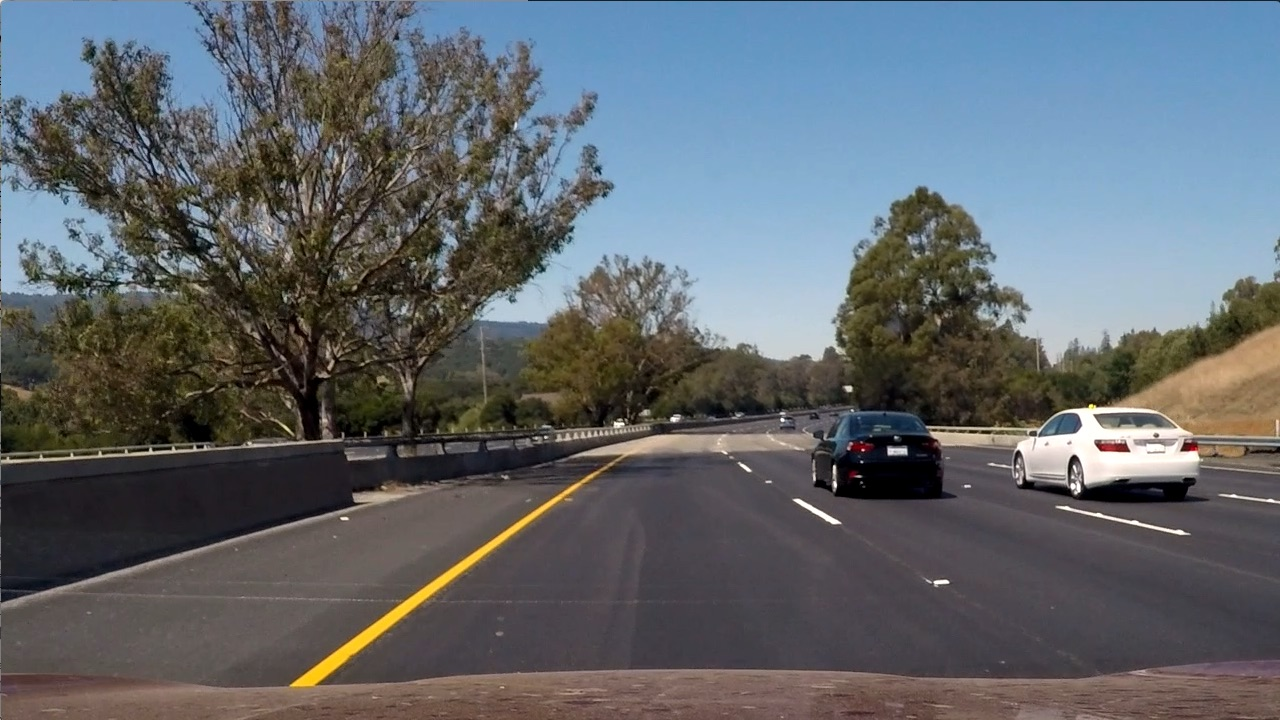
#> input picture computer_vision/gradient_color_spaces/test6.jpg, 1280 x 720 px
$ jupyter execute hls_quiz.ipynb
#> lines starting #> are read from the running program, lines starting #| are printed output that depends on the picture; after the words box and inside, x2 and y2 are one past the last pixel; in counts of white or black regions, pixels touching at a corner belong together
[cell 1]
import cv2
import matplotlib.pyplot as plt
import matplotlib.image as mpimg
import numpy as np

[cell 2]
def hls_threshold(image, thresholds=(0, 255)):
    hls = cv2.cvtColor(image, cv2.COLOR_RGB2HLS)
    S = hls[:, :, 2]
    binary = np.zeros_like(S)
    binary[(S > thresholds[0]) & (S <= thresholds[1])] = 1
    return binary

[cell 3]
thresholds = (90, 255)
image = mpimg.imread("test6.jpg")
#> image is the input picture: shape (720, 1280, 3); mean R, G, B 97, 102.6, 107.9
s_binary = hls_threshold(image, thresholds)
#> in hls_threshold, `hls = cv2.cvtColor(image, cv2.COLOR_RGB2HLS)`: hls: shape (720, 1280, 3); mean of channels 0, 1, 2 76.7, 102.2, 57.5
#> in hls_threshold, `S = hls[:, :, 2]`:
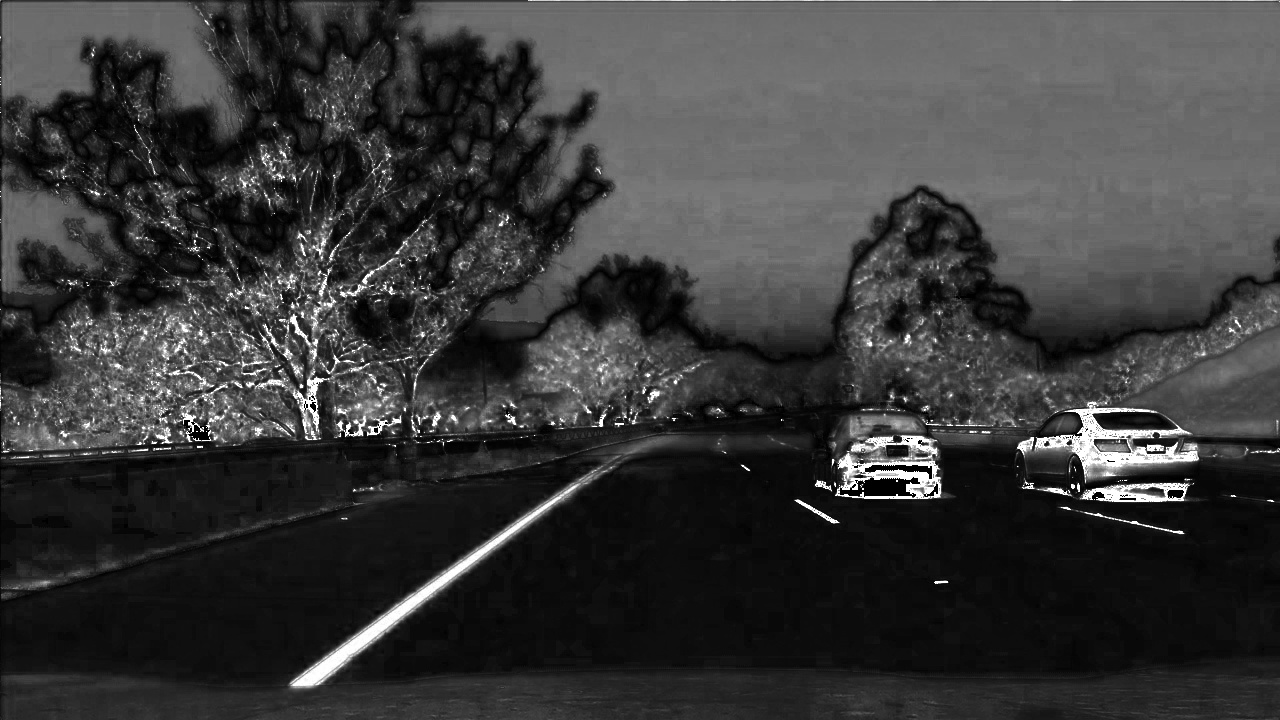
#> S: shape (720, 1280); min 0, max 255, mean 57.5
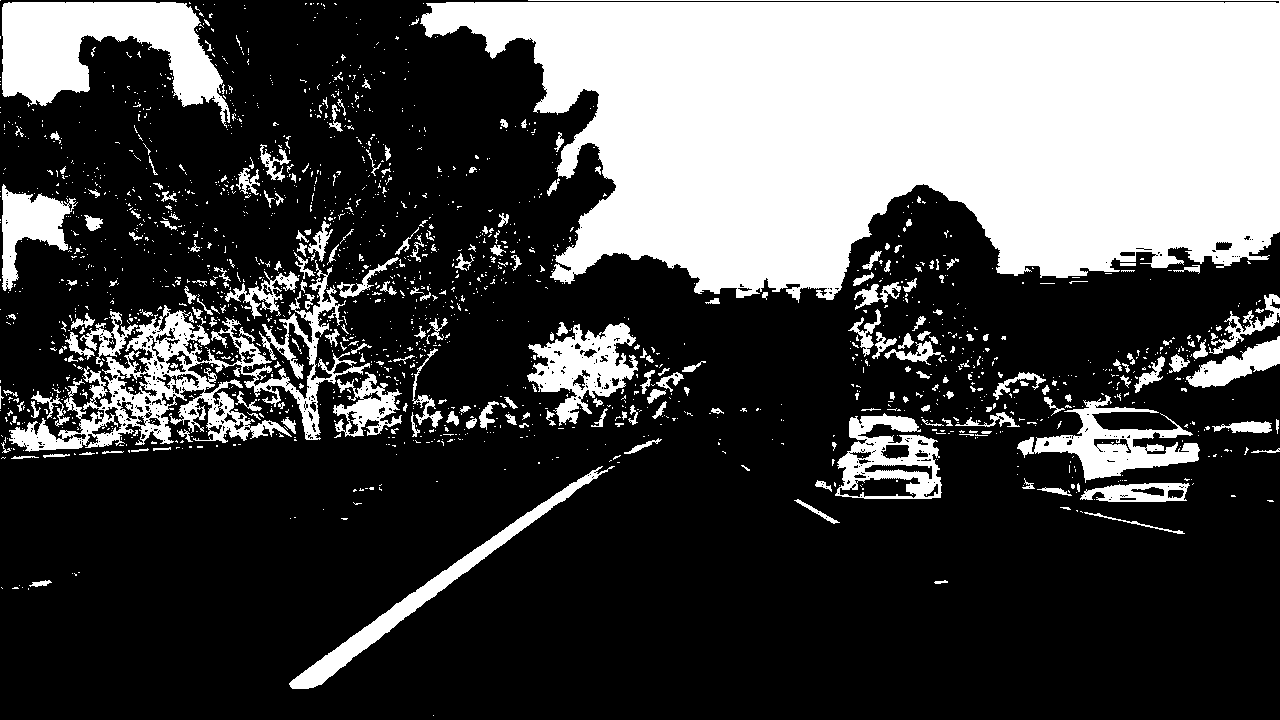
#> s_binary: shape (720, 1280); values 0 (black) and 1 (white), 29.6% white; 1863 white regions (1622 under 20 px), largest, box (x1, y1, x2, y2) and area: (420, 0, 1280, 303) 187403, (9, 260, 370, 452) 15586, (2, 2, 230, 128) 14787
f, (ax1, ax2) = plt.subplots(1, 2, figsize=(12, 12))
ax1.imshow(image)
ax1.set_title("image")
ax2.imshow(s_binary, cmap="gray")
ax2.set_title("theshold image")
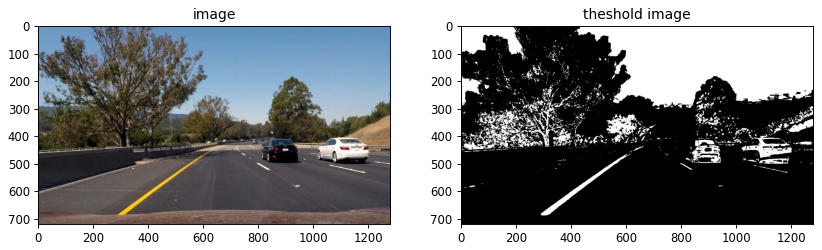
#> figure drawn by matplotlib, 2 panels

$ run again, with computer_vision/gradient_color_spaces/test1.jpg copied over computer_vision/gradient_color_spaces/test6.jpg
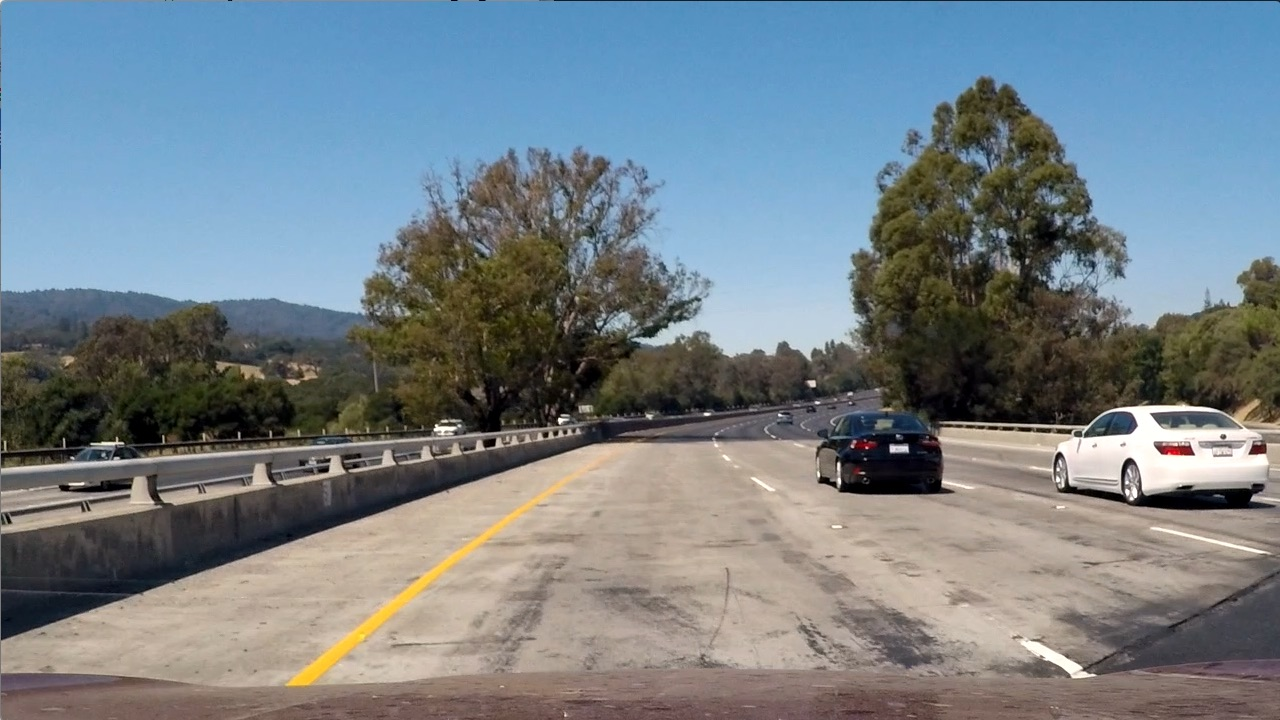
#> input picture computer_vision/gradient_color_spaces/test1.jpg, 1280 x 720 px
#> image is the input picture: shape (720, 1280, 3); mean R, G, B 117.5, 128.7, 135.5
#> hls: shape (720, 1280, 3); mean of channels 0, 1, 2 60.2, 126.7, 74.4
#> `s_binary = hls_threshold(image, thresholds)`:
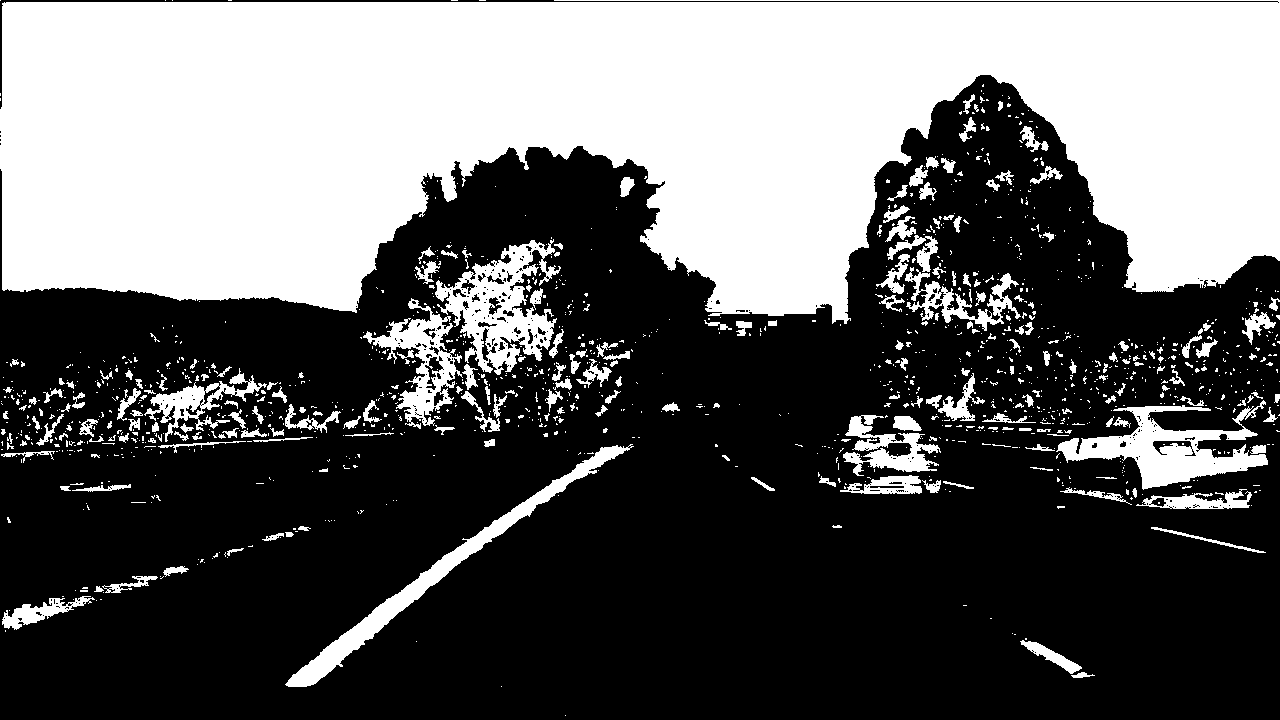
#> s_binary: shape (720, 1280); values 0 (black) and 1 (white), 38.8% white; 1339 white regions (1101 under 20 px), largest, box (x1, y1, x2, y2) and area: (0, 0, 1280, 324) 299026, (435, 239, 561, 375) 7257, (1056, 400, 1268, 490) 7165
#> `[cell 3] thresholds = (90, 255) image = mpimg.imread("test6.jpg") s_bi..`:
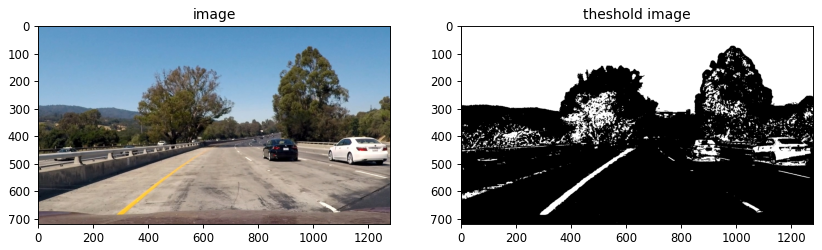
#> figure drawn by matplotlib, 2 panels

$ run again, with computer_vision/gradient_color_spaces/test4.jpg copied over computer_vision/gradient_color_spaces/test6.jpg
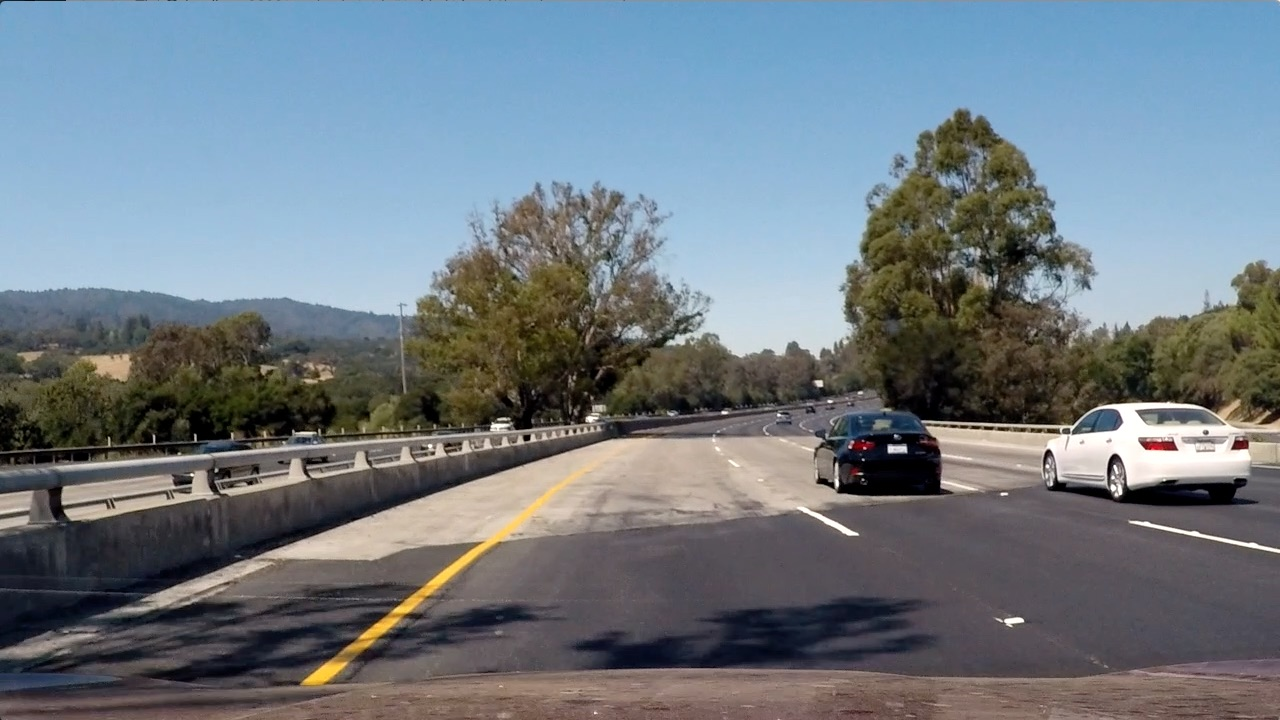
#> input picture computer_vision/gradient_color_spaces/test4.jpg, 1280 x 720 px
#> image is the input picture: shape (720, 1280, 3); mean R, G, B 112.2, 122.7, 130.9
#> hls: shape (720, 1280, 3); mean of channels 0, 1, 2 80.5, 121.4, 71.8
#> `s_binary = hls_threshold(image, thresholds)`:
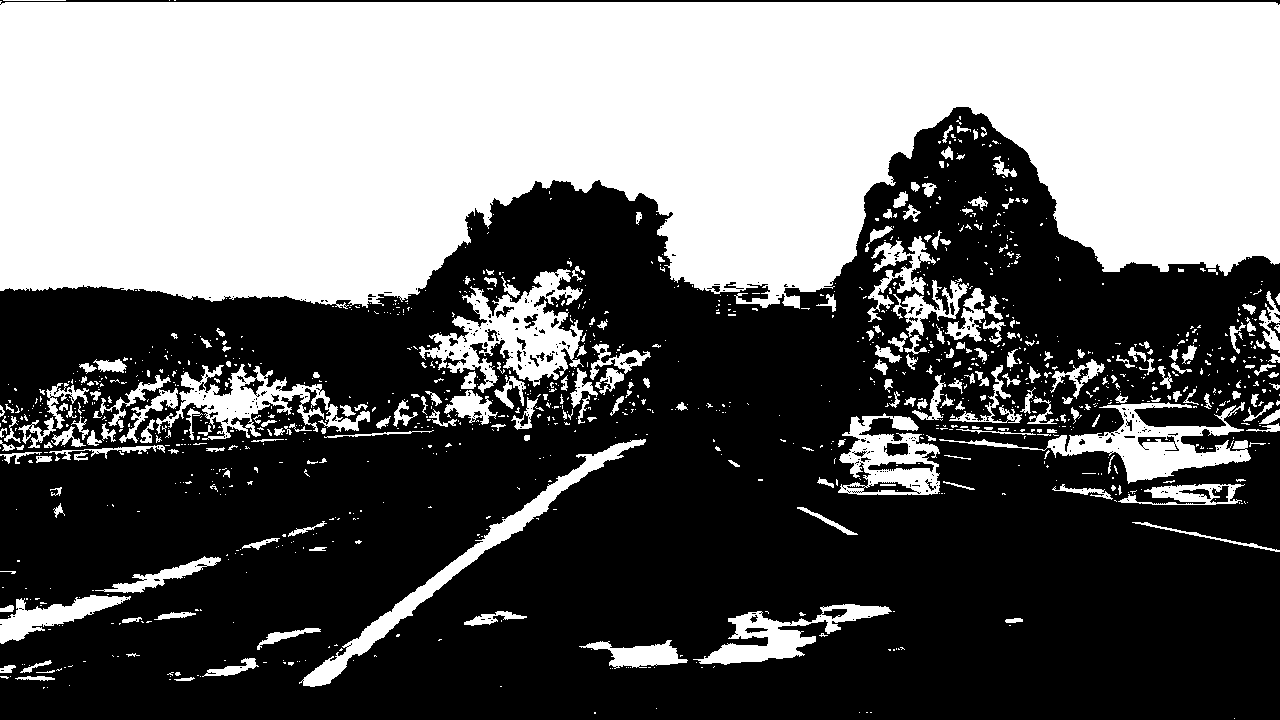
#> s_binary: shape (720, 1280); values 0 (black) and 1 (white), 42.1% white; 1215 white regions (963 under 20 px), largest, box (x1, y1, x2, y2) and area: (0, 1, 1280, 309) 315563, (419, 269, 584, 393) 8217, (939, 402, 1251, 484) 6713
#> `[cell 3] thresholds = (90, 255) image = mpimg.imread("test6.jpg") s_bi..`:
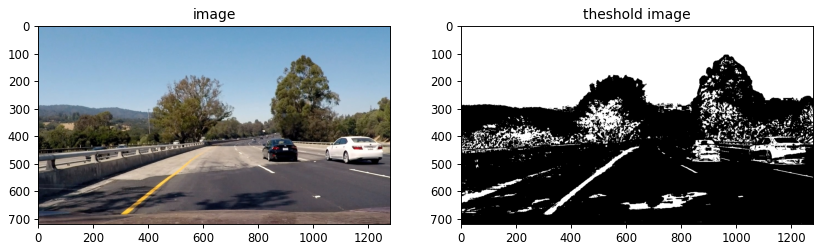
#> figure drawn by matplotlib, 2 panels

$ run again, with computer_vision/gradient_color_spaces/signs_vehicles_xygrad.png saved as computer_vision/gradient_color_spaces/test6.jpg
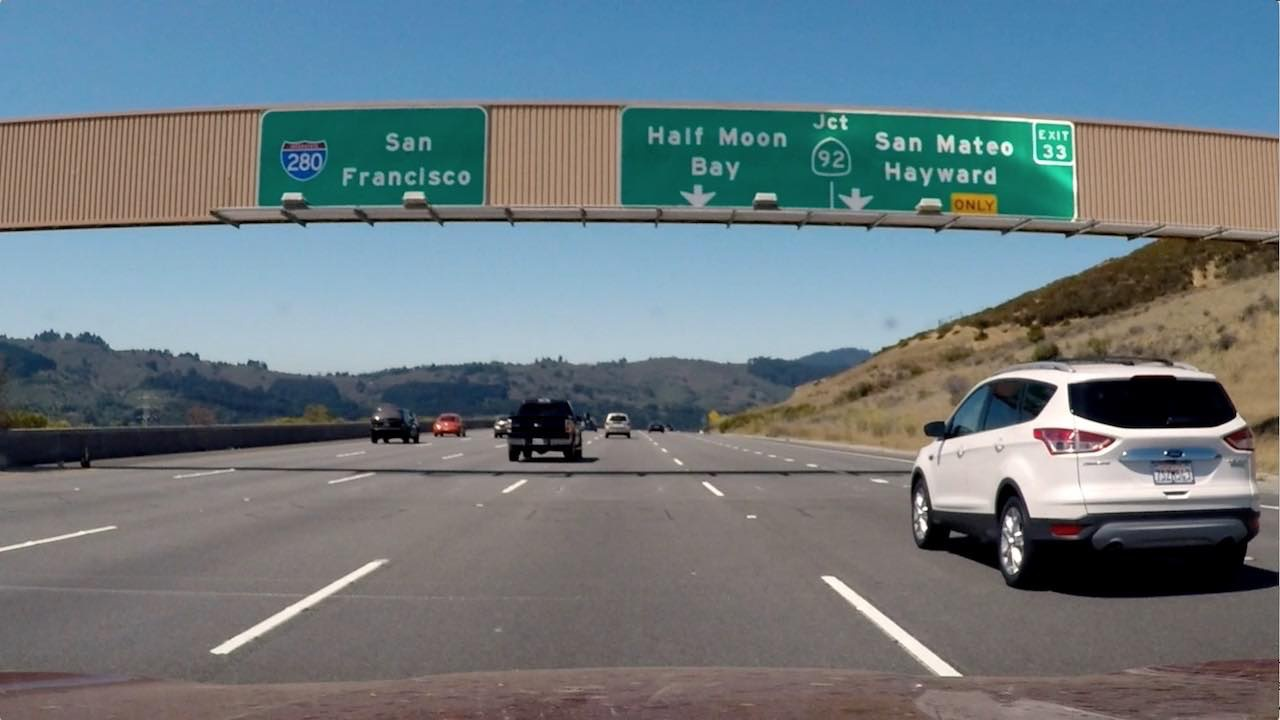
#> input picture computer_vision/gradient_color_spaces/signs_vehicles_xygrad.png, 1280 x 720 px
#> image is the input picture: shape (720, 1280, 3); mean R, G, B 109.2, 121.6, 127.4
#> hls: shape (720, 1280, 3); mean of channels 0, 1, 2 60.6, 118.8, 64.4
#> `s_binary = hls_threshold(image, thresholds)`:
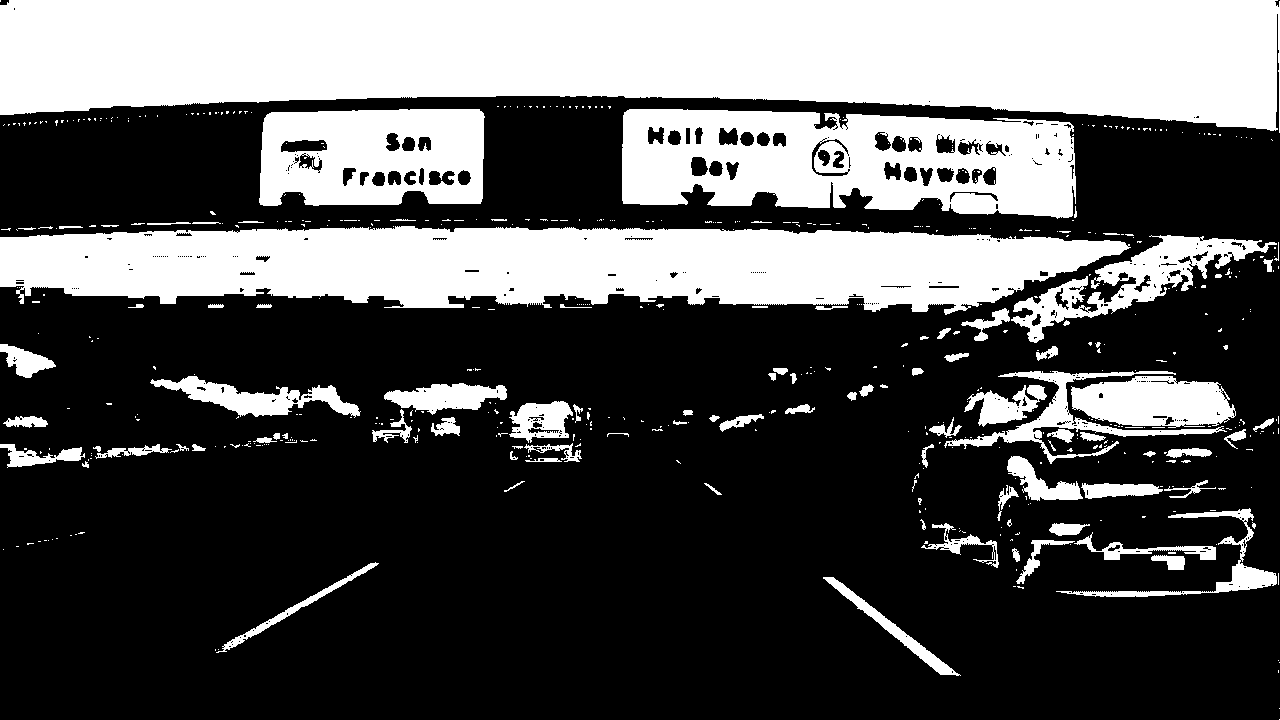
#> s_binary: shape (720, 1280); values 0 (black) and 1 (white), 33.6% white; 560 white regions (462 under 20 px), largest, box (x1, y1, x2, y2) and area: (0, 0, 1280, 133) 134804, (0, 226, 1131, 315) 72773, (622, 109, 1076, 219) 36091
#> `[cell 3] thresholds = (90, 255) image = mpimg.imread("test6.jpg") s_bi..`:
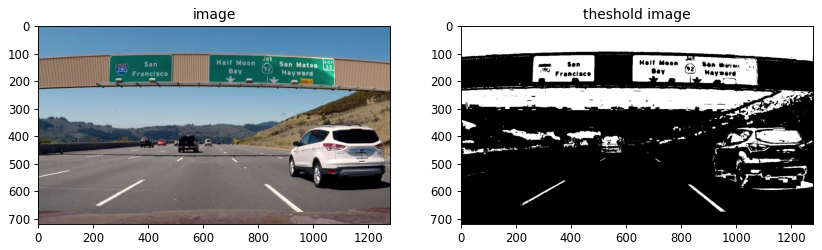
#> figure drawn by matplotlib, 2 panels
